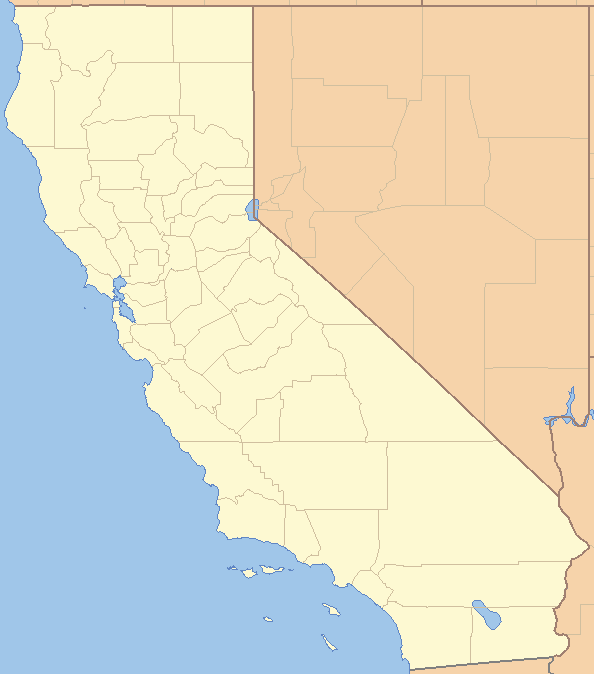
#> input picture MoreKMeans/california.png, 594 x 674 px
$ jupyter execute KMeansCalifornia.ipynb   (shell and % lines are left out)
#> lines starting #> are read from the running program, lines starting #| are printed output that depends on the picture
# K-Means For Finding Patterns in California Housing Data

#### Load Dataset
It is a table. Each row contains the information of an area in the state of california. Thus, an area in the state of california is an object in this application; a row is the "raw" feature vector of an object. Other names of a row: a data point, a data sample, an instance, an observation.

[cell 1]
#we need to import the package pandas to read data files
#we give it a new name 'pd', easy to remember and use
import pandas as pd
#the table is in the file housing.csv
housing = pd.read_csv("housing.csv")
#> (reads K-Means_Clustering/California_Housing/housing.csv from the repository)
#use head function to show the first five rows
housing.head()

[cell 2]
# type of variable 'housing' is pandas DataFrame
# it is very important to know the types of variables
# because functions may only work with specific types of variables.
type(housing)

[cell 3]
# get the general information of the DataFrame
housing.info()

[cell 4]
# get some statistics
print(housing.describe())

[cell 5]
#check to see if there is nan in the table
#nan indicates missing value
#do not worry, we will not use total_bedrooms
housing.isnull().sum()

[cell 6]
# get one column of the DataFrame
housing['ocean_proximity']

[cell 7]
# get two columns of the DataFrame
table1=housing[['longitude', 'latitude']]
table1.head()

[cell 8]
type(table1)

[cell 9]
# type of table1 is DataFrame
# functions in sk-learn may not work well with DataFrame
# often, we need to convert DataFrame to numpy array
table1=table1.values
type(table1)

[cell 10]
# it is a 2D array
table1.shape

[cell 11]
# get an element at row-i and column-j of table1
i=1; j=0
table1[i,j]

[cell 12]
# get row-0 from table1
table1[0,:]

[cell 13]
# get column-0 from table1
table1[:,0]

For more information about numpy array, see the lecture notes

[cell 14]
# show the histograms: one histogram corresponds to one column
import matplotlib.pyplot as plt
housing.hist(bins=50, figsize=(11,8))
plt.show()
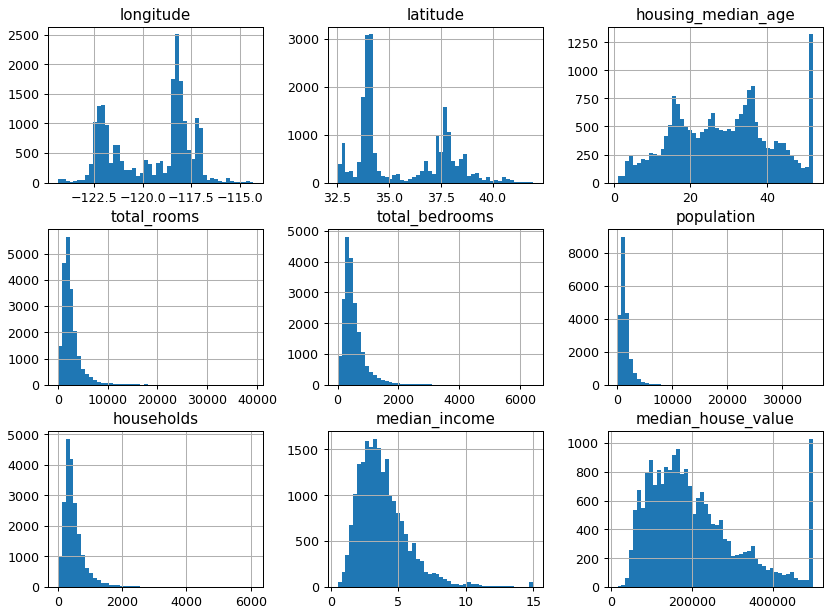
#> figure drawn by matplotlib, 9 panels; panel 1: tallest bar 2507 high, from x = -118.3 to -118.1; panel 2: tallest bar 3086 high, from x = 34.05 to 34.23; panel 3: tallest bar 1321 high, from x = 50.98 to 52; panel 4: tallest bar 5653 high, from x = 1574.7 to 2361.1

[cell 15]
#show the histogram of a column
housing["median_income"].hist()
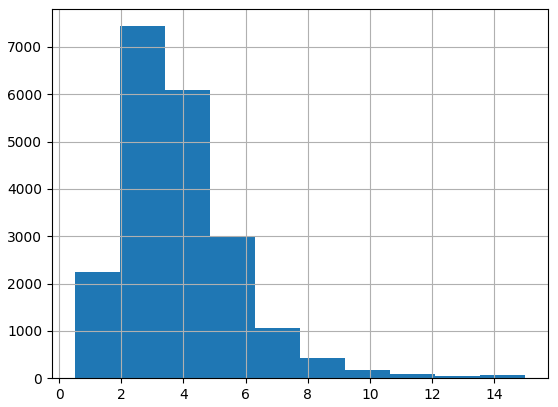
#> figure drawn by matplotlib, 1 panel; tallest bar 7436 high, from x = 1.95 to 3.4

### Visualize the Data Points
We will do this using using pandas built-in funciton plot

[cell 16]
#each dot represents an area
#the color of a dot shows the median_income in that area
#the size of a dot shows the population in that area
housing.plot(kind="scatter", x="longitude", y="latitude",
    s=housing['population']/100,
    label="population",
    c="median_income", cmap=plt.get_cmap("jet"),
    colorbar=True, alpha=0.4, figsize=(10,7),
)
plt.legend()
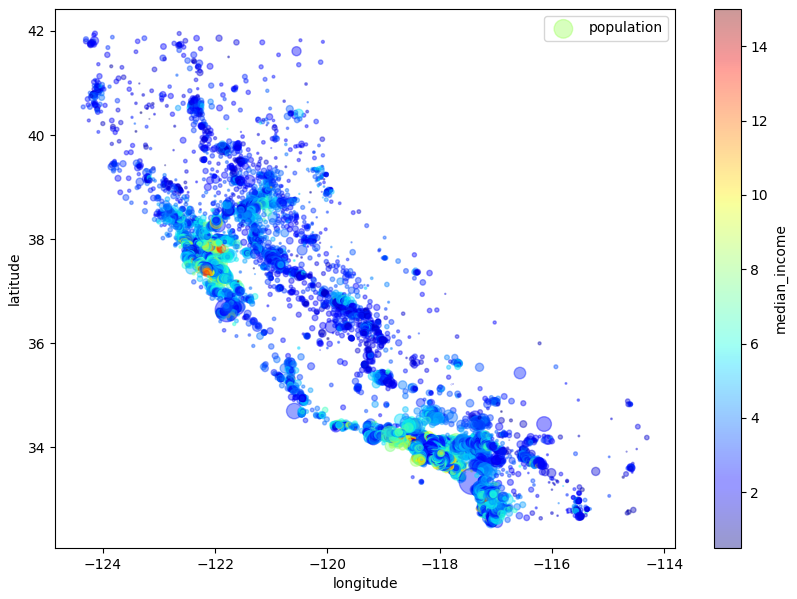
#> figure drawn by matplotlib, 2 panels

### visualize the data points on the map of california using matplotlib

[cell 17]
# the map is an image,'california.png'
# we need the function imread from the module io of the package skimage
from skimage.io import imread
#load the map
california_img=imread('california.png')
#> california_img is the input picture: shape (674, 594, 3); mean R, G, B 225, 221.3, 200.9
#show the map
plt.imshow(california_img, extent=[-124.55, -113.80, 32.45, 42.05], alpha=0.5)
#show the data points
#set the size of the dots by s=1
#set the color of the dots by color = 'b' - blue
#make the dots to be somewhat transparent by alpha=0.4
plt.scatter(x=housing['longitude'], y=housing['latitude'],
            color='b',  marker='.', s=1, alpha=0.4)
#add labels to x-axis and y-axis and set fontsize
plt.ylabel("Latitude", fontsize=14)
plt.xlabel("Longitude", fontsize=14)
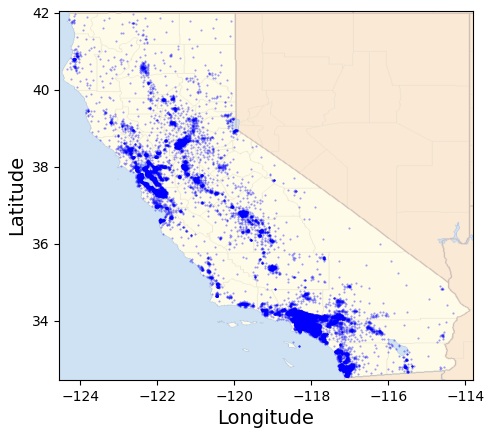
#> figure drawn by matplotlib, 1 panel

#### Handle the categorical variable "ocean_proximity"
Many machine learning algorithms only accept numerical data (numbers) not categorical data (category names). Thus, we need to convert categorical data into numerical data. <br>
In our table, we have a categorical variable "ocean_proximity". We apply one-hot encoding method (https://en.wikipedia.org/wiki/One-hot) to use numbers to represent different "ocean_proximity", which can be easily done by Pandas.

[cell 18]
housing=pd.get_dummies(housing)
housing.head()

In the new "housing" table, we see five new columns <br>
(1) ocean_proximity_<1H OCEAN <br>
(2) ocean_proximity_INLAND <br>
(3) ocean_proximity_ISLAND <br>
(4) ocean_proximity_NEAR BAY <br>
(5) ocean_proximity_NEAR OCEAN <br>
These columns are filled with 1s and 0s by the one-hot encoding method. <br>
If 'ocean_proximity' is 'NEAR BAY' in the original table, then in the new table, 'ocean_proximity_NEAR BAY' is 1 and the other variables are 0s.

## Your work begins here
complete the following 3 sub-tasks <br>
1. cluster the data points based on locations to find out spatial clusters
2. cluster the data points to find out where high/low income people live
3. run k-means several times for sub-task-2 to see if the result is stable or not (do not fix random_state).

### 1. Cluster By Location
location features: longitude, latitude, ocean_proximity

[cell 19]
#get a new table by selecting columns related to location
#assume the name of the new table is data1
#for example:
data1 = housing[['longitude', 'latitude'] + housing.filter(like='ocean_proximity').columns.tolist()]
data1.head()

[cell 20]
#type of data1 is DataFrame
#convert DataFrame to numpy array

data1=data1.values
type(data1)

[cell 21]
#normalize data1 using MinMaxScaler in sk-learn
#assume that data1n is the name of the normalized data1
#    data1 -> normlainzation -> data1n
#use fit_transform of MinMaxScaler

from sklearn.preprocessing import MinMaxScaler

scaler = MinMaxScaler()
data1n = scaler.fit_transform(data1)

data1n[:10]

[cell 22]
data1n.shape

[cell 23]
#run k-means on data1n
#set n_clusters to 3
#read the docmument of k-means on sk-learn website
#assume the cluster labels are stored in the array label1

from sklearn.cluster import KMeans

kmeans = KMeans(n_clusters=3)

label1 = kmeans.fit_predict(data1n)

[cell 24]
#show the clusters using different colors
#each cluster is shown by dots with a different color
color=['r', 'g', 'b', 'm', 'c', 'y']
fig, ax = plt.subplots(1,3, figsize=(10,6))
for k in range(0, 3):
    ax[k].imshow(california_img, extent=[-124.55, -113.80, 32.45, 42.05], alpha=0.5)
    ax[k].scatter(x=data1[label1==k,0], y=data1[label1==k,1],
                  color=color[k],  marker='.', s=1, alpha=0.4)
    ax[k].set_ylabel("Latitude", fontsize=14)
    ax[k].set_xlabel("Longitude", fontsize=14)
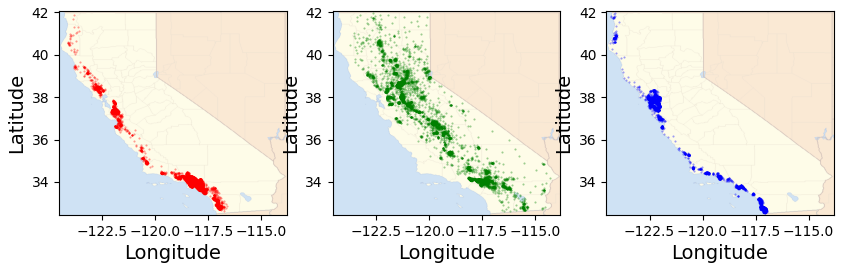
#> figure drawn by matplotlib, 3 panels

[cell 25]
#plot the histogram of cluster labels in label1

plt.hist(label1, bins=3)
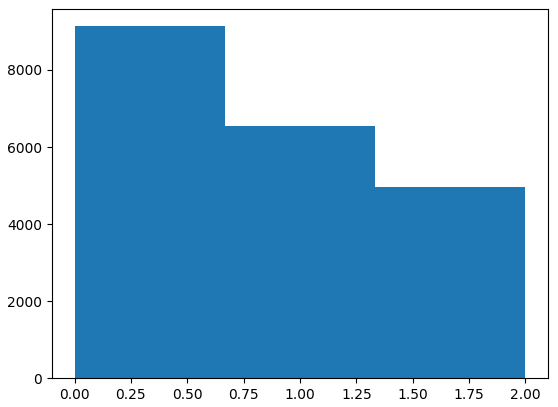
#> figure drawn by matplotlib, 1 panel; tallest bar 9136 high, from x = -5.55e-17 to 0.667

## 2. Identify Clusters by Wealth
think about which columns of housing are needed for this sub-task

[cell 26]
#select some columns from housing
#assume the name of the new table is data2

data2 = housing[['longitude', 'latitude', 'median_income', 'median_house_value', 'population']]
data2.head()

[cell 27]
#type of data2 is DataFrame
#convert DataFrame to numpy array

data2=data2.values
type(data2)

[cell 28]
#normalize data2 using MinMaxScaler

scaler = MinMaxScaler()
data2n = scaler.fit_transform(data2)
data2n[:10]

[cell 29]
#run k-means on data2n to get cluster labels

kmeans = KMeans(n_clusters=6, random_state=0)
model2 = kmeans.fit(data2n)
label2 = model2.predict(data2n)
center2 = model2.cluster_centers_

[cell 30]
#show the clusters using different colors

color=['r', 'g', 'b', 'm', 'c', 'y']
fig, ax = plt.subplots(2,3, figsize=(10,6))
for k in range(0, 6):
    ax[k//3, k%3].imshow(california_img, extent=[-124.55, -113.80, 32.45, 42.05], alpha=0.5)
    ax[k//3, k%3].scatter(x=data2[label2==k,0], y=data2[label2==k,1],
                  color=color[k],  marker='.', s=1, alpha=0.4)
    ax[k//3, k%3].set_ylabel("Latitude", fontsize=14)
    ax[k//3, k%3].set_xlabel("Longitude", fontsize=14)
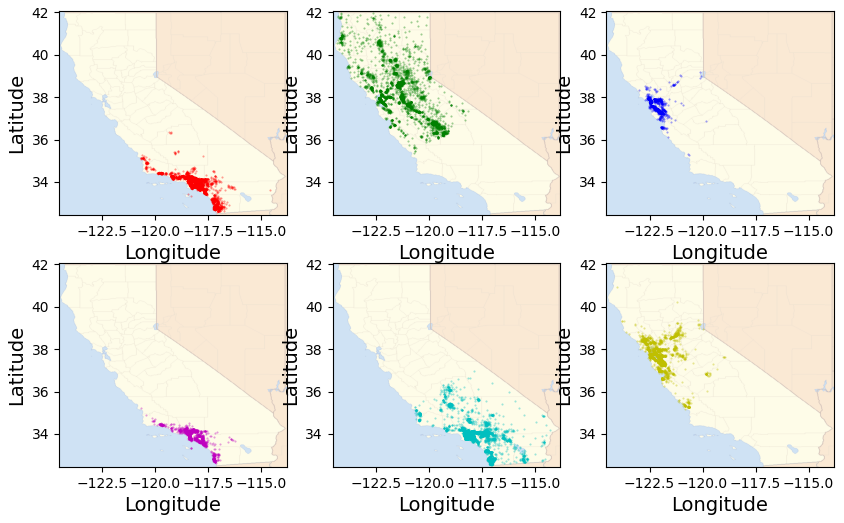
#> figure drawn by matplotlib, 6 panels

[cell 31]
#plot the histogram of cluster labels

plt.hist(label2, bins=6, density=True)
plt.xlabel('Cluster')
plt.ylabel('Density')
plt.title('Histogram of Cluster Labels')
plt.show()
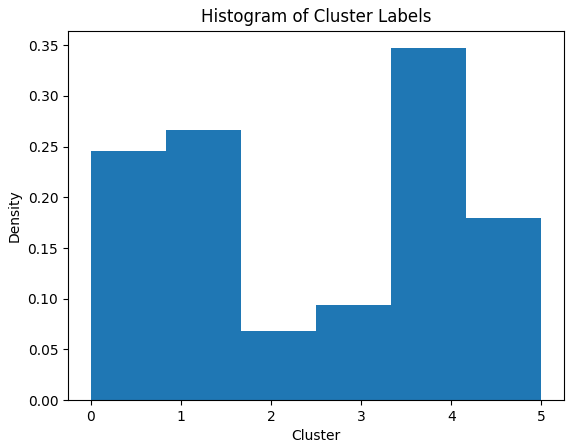
#> figure drawn by matplotlib, 1 panel; tallest bar 0.347 high, from x = 3.33 to 4.17

[cell 32]
# compute the average value of 'median_income' in each cluster

for k in range(0, 6):
    mhv_k=data2[label2==k, 2]
    mhv_k_mean=mhv_k.mean()
    print('Cluster_'+str(k)+':', mhv_k_mean)

[cell 33]
# show the histograms of 'median_income' in each cluster

color=['red', 'blue', 'green', 'purple', 'cyan', 'orange']
fig, ax = plt.subplots(2,3, figsize=(18,6))
for k in range(0, 6):
    row = k // 3
    col = k % 3
    ax[row, col].hist(x=data2[label2 == k, 3], color=color[k], bins=10)

fig.text(0.5, 0.04, 'Median Income', ha='center', fontsize=14)
fig.text(0.04, 0.5, 'Frequency', va='center', rotation='vertical', fontsize=14)
plt.tight_layout(rect=[0.05, 0.05, 1, 1])
plt.show()
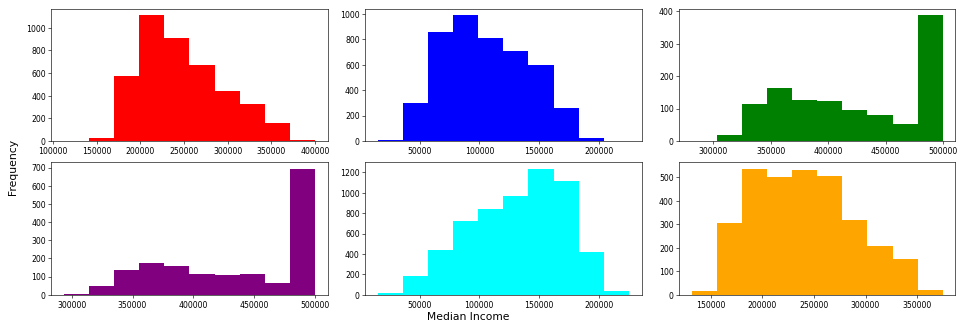
#> figure drawn by matplotlib, 6 panels; panel 1: tallest bar 1113 high, from x = 198750 to 227500; panel 2: tallest bar 993 high, from x = 77999.3 to 98999.4; panel 3: tallest bar 389 high, from x = 478100.9 to 500001; panel 4: tallest bar 693 high, from x = 479350.9 to 500001

**we can clearly see some clusters of high-income people**

[cell 34]
# show the histogram of 'median_house_value' in each cluster

color = ['red', 'blue', 'green', 'purple', 'cyan', 'orange']
fig, ax = plt.subplots(2, 3, figsize=(16, 6))  # Adjusted to 2x3 layout

for k in range(0, 6):
    row = k // 3
    col = k % 3
    ax[row, col].hist(x=data2[label2 == k, 3], color=color[k], bins=10)

fig.text(0.5, 0.04, 'Median House Value', ha='center', fontsize=14)
fig.text(0.04, 0.5, 'Frequency', va='center', rotation='vertical', fontsize=14)
plt.tight_layout(rect=[0.05, 0.05, 1, 1])
plt.show()
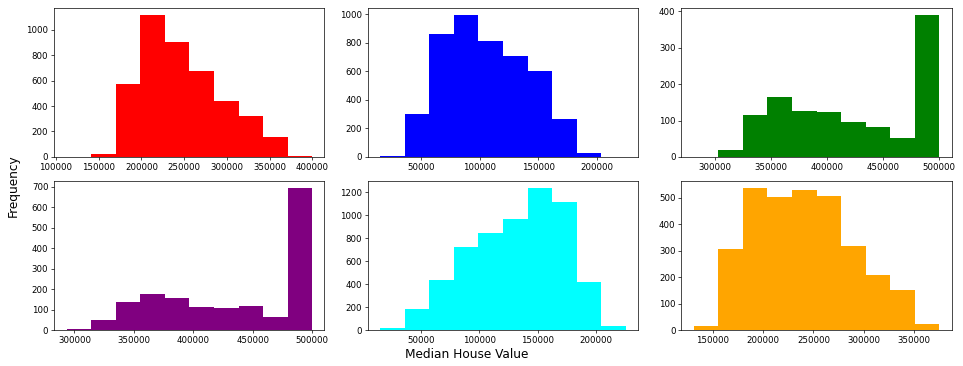
#> figure drawn by matplotlib, 6 panels; panel 1: tallest bar 1113 high, from x = 198750 to 227500; panel 2: tallest bar 993 high, from x = 77999.3 to 98999.4; panel 3: tallest bar 389 high, from x = 478100.9 to 500001; panel 4: tallest bar 693 high, from x = 479350.9 to 500001
